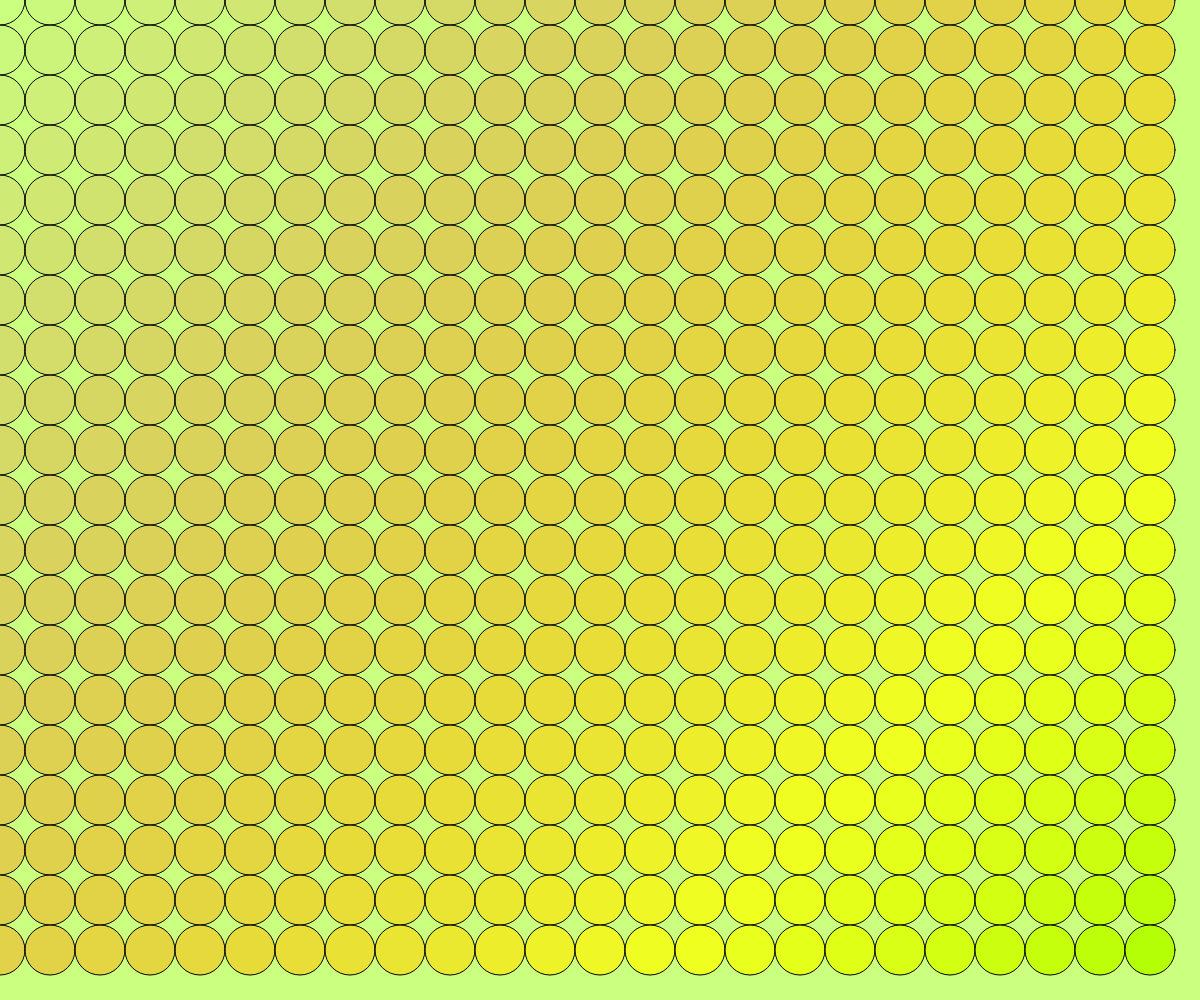
Frame 1 (no input)
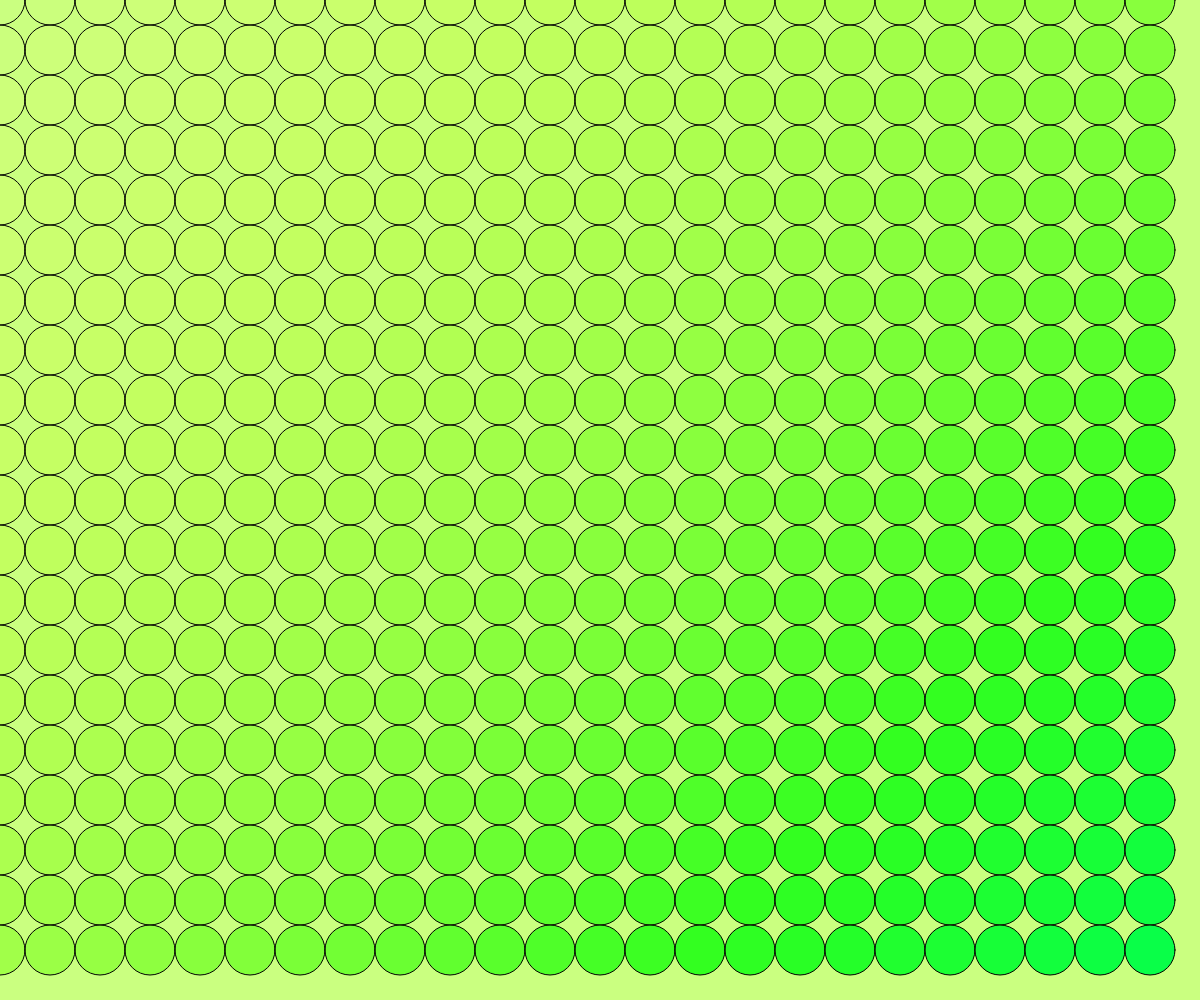
Frame 60 (no input)
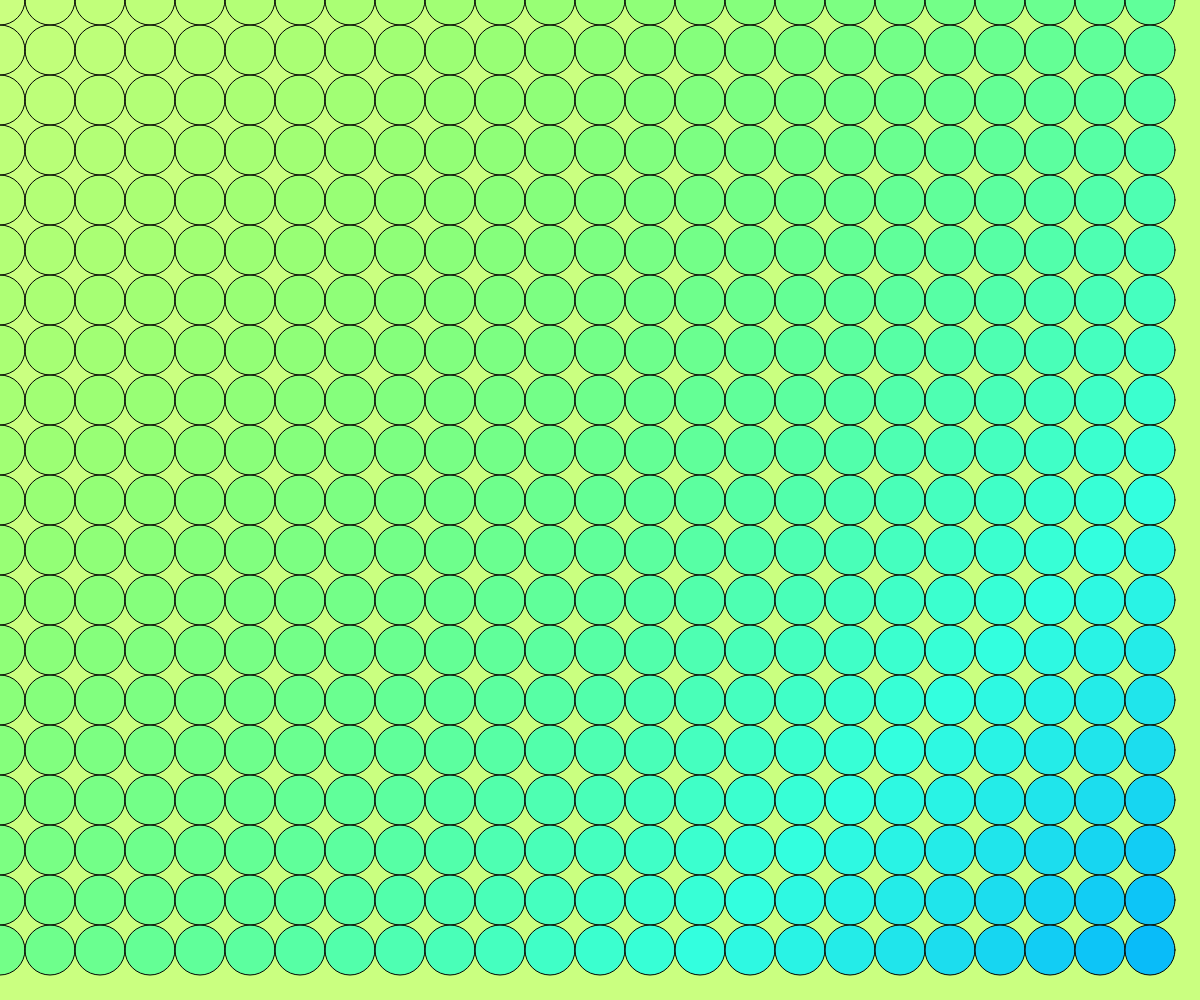
Frame 120 (the mouse pressed at the canvas centre since frame 60)

The p5.js sketch that drew these frames (run headless with seeded random() and noise() and a simulated clock; from frame 60 on, the mouse is pressed at the canvas centre):

// p5.js sketch
// ── sketch.js
function setup() {
	createCanvas(windowWidth, windowHeight);
	colorMode(HSB) //色相:0-360，飽和度0-100，亮度 0-100
}

function draw() {
	background(85, 50, 100);
  for (let y = 0; y < height; y += 50) {
    for (let x = 0; x < width; x += 50) {
      var clr = color((frameCount + (x + y) / (width + height) * 80) % 360, 100, 100); // 色相從0到360變化，飽和度和亮度固定
      clr.setAlpha((x + y) / (width + height)); // 設置透明度
      fill(clr); // 設置透明度
      ellipse(x, y, 50, 50); // x座標，y座標，寬度，高度
    }
  }
}
